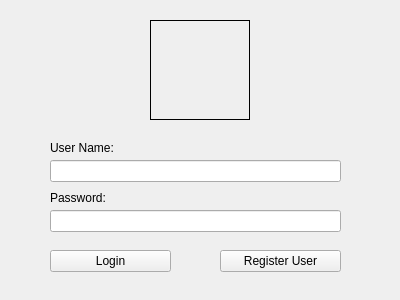
<?xml version="1.0" encoding="UTF-8"?>
<ui version="4.0">
 <class>CLoginForm</class>
 <widget class="QDialog" name="CLoginForm">
  <property name="geometry">
   <rect>
    <x>0</x>
    <y>0</y>
    <width>400</width>
    <height>300</height>
   </rect>
  </property>
  <property name="minimumSize">
   <size>
    <width>400</width>
    <height>300</height>
   </size>
  </property>
  <property name="maximumSize">
   <size>
    <width>400</width>
    <height>300</height>
   </size>
  </property>
  <property name="windowTitle">
   <string>Dialog</string>
  </property>
  <widget class="QLineEdit" name="lE_userName">
   <property name="geometry">
    <rect>
     <x>50</x>
     <y>160</y>
     <width>291</width>
     <height>22</height>
    </rect>
   </property>
  </widget>
  <widget class="QLineEdit" name="lE_password">
   <property name="geometry">
    <rect>
     <x>50</x>
     <y>210</y>
     <width>291</width>
     <height>22</height>
    </rect>
   </property>
   <property name="echoMode">
    <enum>QLineEdit::Password</enum>
   </property>
  </widget>
  <widget class="QLabel" name="lB_userName">
   <property name="geometry">
    <rect>
     <x>50</x>
     <y>140</y>
     <width>81</width>
     <height>16</height>
    </rect>
   </property>
   <property name="text">
    <string>User Name:</string>
   </property>
  </widget>
  <widget class="QLabel" name="lB_password">
   <property name="geometry">
    <rect>
     <x>50</x>
     <y>190</y>
     <width>71</width>
     <height>16</height>
    </rect>
   </property>
   <property name="text">
    <string>Password:</string>
   </property>
  </widget>
  <widget class="QPushButton" name="pB_login">
   <property name="geometry">
    <rect>
     <x>50</x>
     <y>250</y>
     <width>121</width>
     <height>22</height>
    </rect>
   </property>
   <property name="focusPolicy">
    <enum>Qt::NoFocus</enum>
   </property>
   <property name="text">
    <string>Login</string>
   </property>
  </widget>
  <widget class="QPushButton" name="pB_registerUser">
   <property name="geometry">
    <rect>
     <x>220</x>
     <y>250</y>
     <width>121</width>
     <height>22</height>
    </rect>
   </property>
   <property name="focusPolicy">
    <enum>Qt::NoFocus</enum>
   </property>
   <property name="text">
    <string>Register User</string>
   </property>
  </widget>
  <widget class="QLabel" name="lB_userAvatar">
   <property name="geometry">
    <rect>
     <x>150</x>
     <y>20</y>
     <width>100</width>
     <height>100</height>
    </rect>
   </property>
   <property name="styleSheet">
    <string notr="true">border: solid;
border-width: 1px;</string>
   </property>
   <property name="text">
    <string/>
   </property>
  </widget>
 </widget>
 <resources/>
 <connections/>
</ui>
